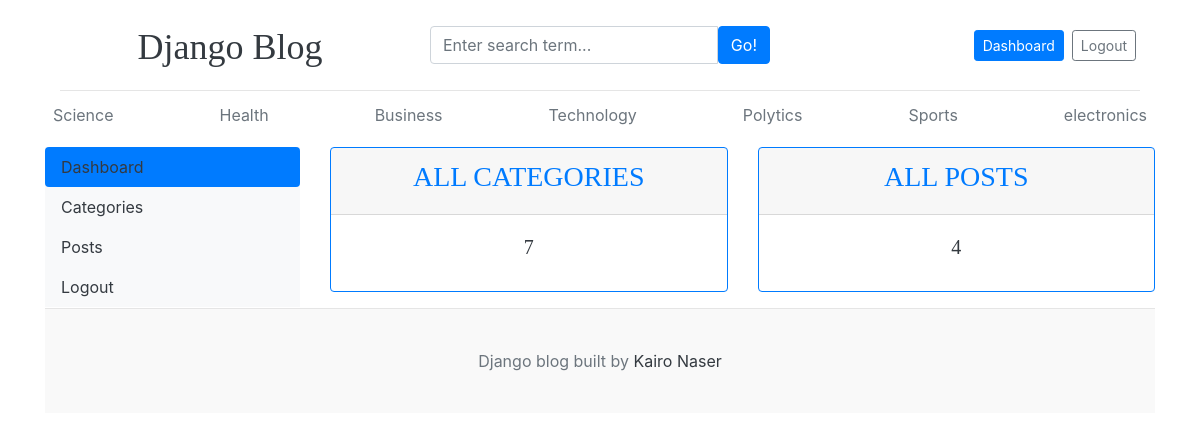
The app's page /dashboard/ (signed in), older data.
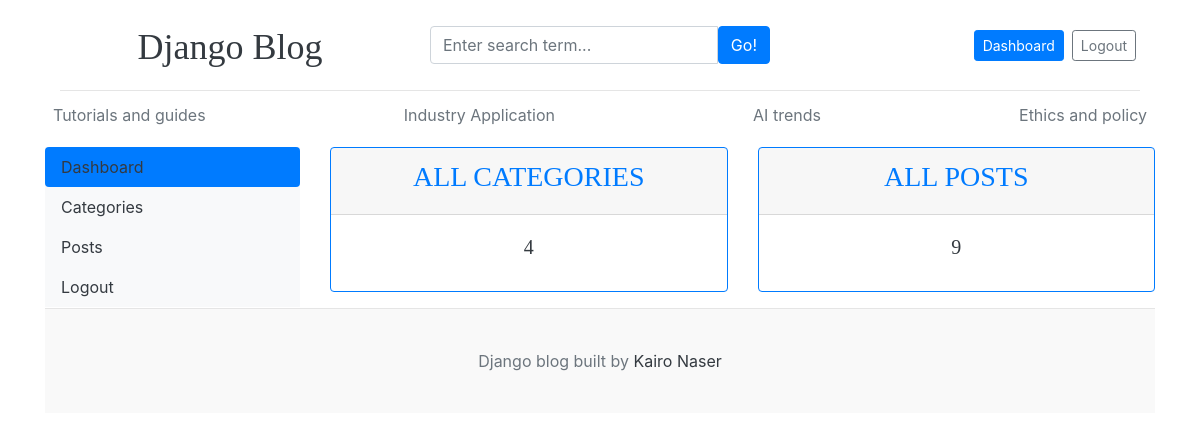
The same page, newer data.
### blogs/models.py (models this page shows, shortened)
class Category(models.Model):
    category_name = models.CharField(max_length=50, unique=True)
    created_at = models.DateTimeField(auto_now_add=True)
    updated_at = models.DateTimeField(auto_now=True)
    class Meta:
        verbose_name_plural ='Categories'

### dashboard/views.py (the view)
# urls.py: path('dashboard/',include('dashboard.urls')),
@login_required(login_url='login')
def dashboard(request):
    category_count = Category.objects.all().count
    blogs_count = Blogs.objects.all().count
    context= {
        'category_count':  category_count,
        'blogs_count':blogs_count
    }
    return render(request, 'dashboard/dashboard.html' , context)

### blogs/context_processors.py (called while the page is built)
def get_categories(request):
    categories = Category.objects.all()
    return dict(categories=categories)

### templates/dashboard/dashboard.html
{% extends 'base/base.html' %}
{% block content %}
<div class="row">
    {% include './leftside.html' %}
      <div class="col-md-9">
        <div class="row">
            <div class="col">
                <div class="card border-primary mb-3">
                    <div class="card-header text-center text-uppercase font-weight-bold" >
                        <h3 class="text-center text-primary">All categories</h3>
                    </div>
                    <div class="card-body text-dark">
                        <h5 class="card-title text-center">{{ category_count}}</h5>
                    </div>
                </div>
            </div>
            <div class="col">
                <div class="card border-primary mb-3">
                    <div class="card-header text-center text-uppercase font-weight-bold" >
                        <h3 class="text-center text-primary">All Posts</h3>
                    </div>
                    <div class="card-body text-dark">
                        <h5 class="card-title text-center">{{blogs_count }}</h5>
                    </div>
                </div>
            </div>
        </div>
      </div>
</div>
{% endblock %}

### templates/base/header.html (shortened to what this page needs)
{%load static%}
<!DOCTYPE html>
<html lang="en">
<head>
    <link href="https://getbootstrap.com/docs/4.0/dist/css/bootstrap.min.css" rel="stylesheet">
    <link rel="stylesheet" href="{%static 'css/blog.css'%}">
    <link rel="stylesheet" href="https://cdnjs.cloudflare.com/ajax/libs/font-awesome/6.6.0/css/fontawesome.min.css" />
    <link rel="stylesheet" href="https://cdnjs.cloudflare.com/ajax/libs/font-awesome/4.7.0/css/font-awesome.min.css">
  </head>
<body>
    <div class="container"><div class="container">
      <header class="blog-header py-3">
        <div class="row justify-content-between align-items-center">
          <div class="col-12 col-md-4 pt-1 text-center text-md-start">
            <a class="blog-header-logo text-dark" href="/">Django Blog</a>
          </div>
          <div class="col-12 col-md-4 my-2 my-md-0">
            <form action="{% url 'search' %}" method="GET" class="d-flex justify-content-center">
              <div class="input-group">
                <input
                  class="form-control"
                  name="keyword"
                  type="text"
                  placeholder="Enter search term..."
                  aria-label="Enter search term..."
                  aria-describedby="button-search"
                  required
                />
                <button type="submit" class="btn btn-primary" id="button-search">Go!</button>
              </div>
            </form>
          </div>
          <div class="col-12 col-md-4 d-flex justify-content-center justify-content-md-end align-items-center">
            {% if not user.is_authenticated %}
            <a class="btn btn-sm btn-primary mx-1" href="{% url 'login' %}">Login</a>
            <a class="btn btn-sm btn-outline-secondary mx-1" href="{% url 'register' %}">Register</a>
            {% else %}
            <a href="{% url 'dashboard' %}" class="btn btn-sm btn-primary mx-1">Dashboard</a>
            <a href="{% url 'logout' %}" class="btn btn-sm btn-outline-secondary mx-1">Logout</a>
            {% endif %}
          </div>
        </div>
      </header>
    </div>
      <div class="nav-scroller py-1 mb-2">
        <nav class="nav d-flex justify-content-between">
          {%for cat in categories%}
          <a class="p-2 text-muted" href="{% url 'posts_by_category' cat.id %}">{{cat.category_name}}</a>
         {%endfor%}
        </nav>
      </div>

Row changes from the older to the newer data that the page shows:
removed Category: category_name "Polytics"
removed Category: category_name "Sports"
removed Category: category_name "electronics"
changed Category: category_name "Science" → "Tutorials and guides"
changed Category: category_name "Health" → "Industry Application"
changed Category: category_name "Business" → "AI trends"
changed Category: category_name "Technology" → "Ethics and policy"
Text that changed along with them:
{{ category_count }}: "7" → "4"
{{ blogs_count }}: "4" → "9"
